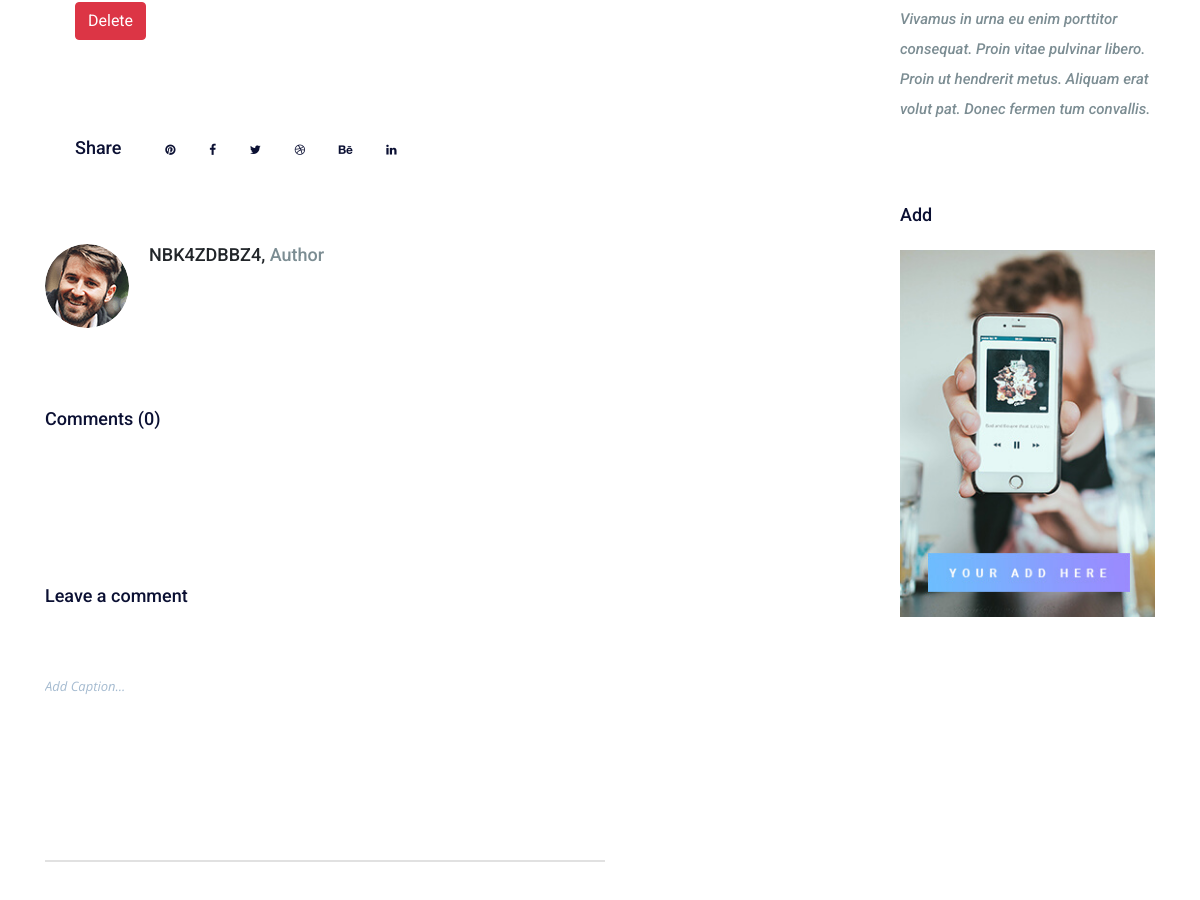
Before: /Blog/postitem/2 (middle part) with the older database file.
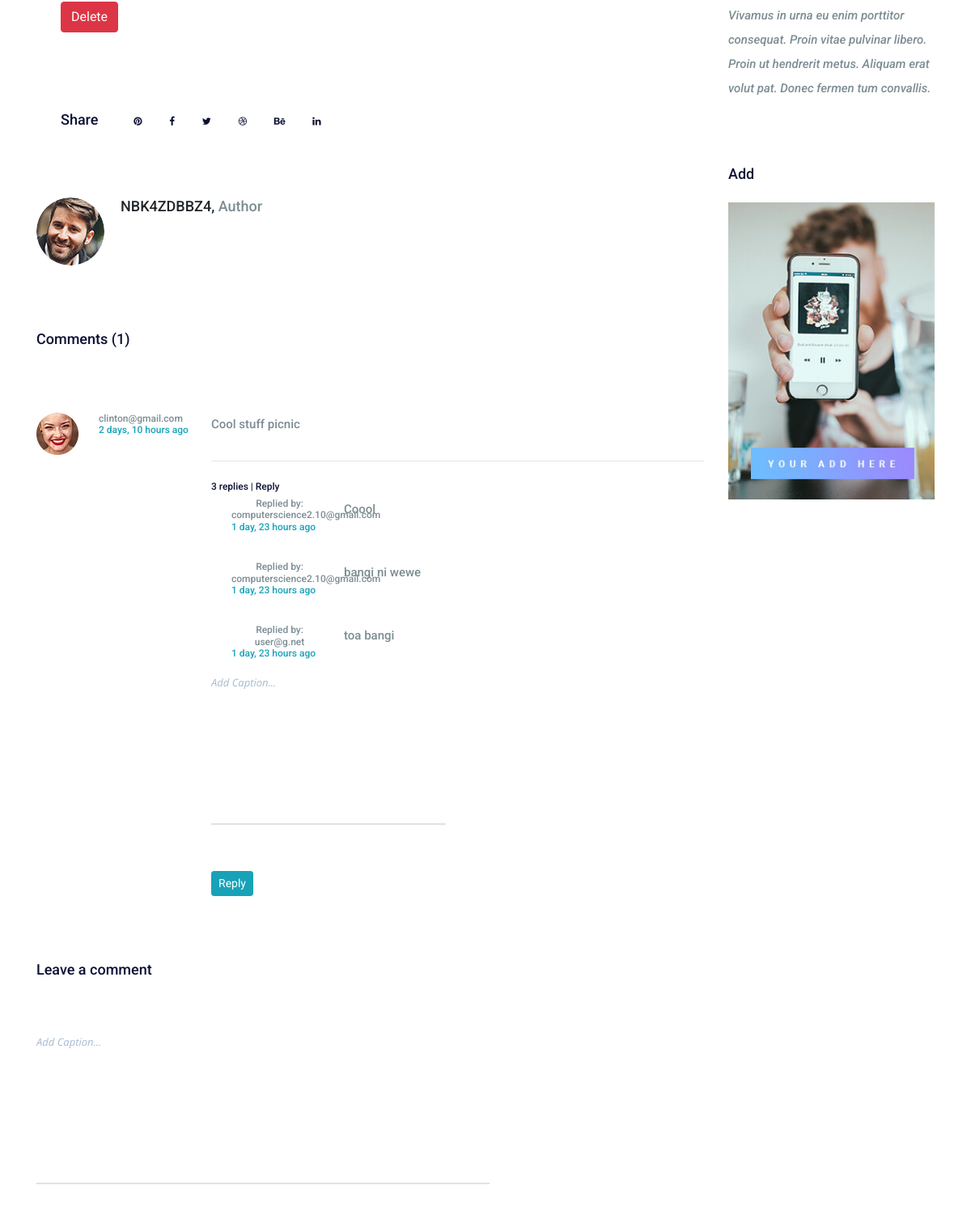
After: the same page with the newer database file.
### Blog/models.py (models this page shows, shortened)
class Post(models.Model):
    title = models.CharField(max_length = 100)
    author = models.CharField(max_length = 100)
    description = models.TextField(blank=True)
    created_at = models.DateTimeField(default = datetime.now, blank = True)
    photo = models.ImageField(upload_to = 'photos/blogphotos/', null = True, blank = True)
    @property
    def comments(self):
        instance = self
        qs = Comment.objects.filter_by_instance(instance)
        return qs
    @property
    def get_content_type(self):
        instance = self
        content_type = ContentType.objects.get_for_model(instance.__class__)
        return content_type

### comments/models.py (models this page shows, shortened)
class Comment(models.Model):
    user = models.ForeignKey(settings.AUTH_USER_MODEL, default = 1, on_delete=models.CASCADE)
    content_type = models.ForeignKey(ContentType, on_delete=models.CASCADE, null = True)
    object_id = models.PositiveIntegerField(null=True)
    content_object = GenericForeignKey('content_type', 'object_id')
    parent = models.ForeignKey("self", blank=True, null=True, on_delete=models.CASCADE)
    content = models.TextField(blank=True, null=True)
    timestamp = models.DateTimeField(auto_now_add=True)
    objects = CommentManager()
    class Meta:
        ordering = ['-timestamp']
    def children(self):#comments replies
        return Comment.objects.filter(parent=self)

### accounts/models.py (models this page shows, shortened)
class User(AbstractBaseUser):
    email = models.EmailField(unique = True)
    full_name = models.CharField(max_length = 254, blank=True, null=True)
    admission_number = models.CharField(max_length = 254, blank=True, null=True)
    university = models.CharField(max_length = 254, blank=True, null=True)
    username = models.CharField(max_length = 254, blank=True, null=True)
    phone_number = models.CharField(max_length = 254, blank=True, null=True)
    active = models.BooleanField(default=True)
    staff = models.BooleanField(default=False)
    admin = models.BooleanField(default=False)
    timestamp = models.DateTimeField(auto_now_add=True)
    USERNAME_FIELD = 'email'
    REQUIRED_FIELDS = ['full_name', 'admission_number', 'university', 'username', 'phone_number', ]
    objects = UserManager()
    def __str__(self):
        return self.email

### Blog/views.py (the view, shortened to what this page needs)
# urls.py: path('postitem/<id>', views.post_item, name = 'post_item'),
def post_item(request, id):
    instance = get_object_or_404(Post, id=id)
    initial_data = {
        "content_type": instance.get_content_type,
        "object_id": instance.id
    }
    form = CommentForm(request.POST or None, initial = initial_data)
    comments = instance.comments
    context = {
        'instance': instance,
        'comments': comments,
        'comment_form': form,
    }
    return render(request, "post_item.html", context)

### comments/forms.py
class CommentForm(forms.Form):
    content_type = forms.CharField(widget = forms.HiddenInput)
    object_id = forms.IntegerField(widget = forms.HiddenInput)
    content = forms.CharField(label = "", widget = forms.Textarea(attrs={'placeholder': 'Add Caption...', 'class': 'form-control'}))

### comments/models.py (called while the page is built)
    def filter_by_instance(self, instance):
        content_type = ContentType.objects.get_for_model(instance.__class__)
        obj_id = instance.id
        qs = super(CommentManager, self).filter(content_type = content_type, object_id = obj_id).filter(parent = None)
        return qs

### Blog/templates/post_item.html (shortened to what this page needs)
{% extends "blog/base.html" %}
{% load static %}
{% block content %}
<section class="blog_main_area p_100">
    <div class="container">
        <div class="row">
            <div class="col-lg-9">
                <div class="single_blog_inner">
                    <div class="s_blog_main">
                        <div class="blog_text">
                            <div class="blog_author">
                                <form method="POST" action="{% url 'delete_post' instance.id %}">
                                    <button type="submit" class="btn btn-danger btn-xs">Delete</button>
                                </form>
                            </div>
                        </div>
                    </div>
                    <div class="s_blog_social">
                        <h3>Share</h3>
                        <ul>
                            <li><a href="#"><i class="fa fa-pinterest" aria-hidden="true"></i></a></li>
                            <li><a href="#"><i class="fa fa-facebook" aria-hidden="true"></i></a></li>
                            <li><a href="#"><i class="fa fa-twitter" aria-hidden="true"></i></a></li>
                            <li><a href="#"><i class="fa fa-dribbble" aria-hidden="true"></i></a></li>
                            <li><a href="#"><i class="fa fa-behance" aria-hidden="true"></i></a></li>
                            <li><a href="#"><i class="fa fa-linkedin" aria-hidden="true"></i></a></li>
                        </ul>
                    </div>
                    <div class="blog_author">
                        <div class="media">
                            <div class="d-flex">
                                <img class="rounded-circle" src="{% static 'img/blog/blog-author.png' %}" alt="">
                            </div>
                            <div class="media-body">
                                <h4>{{ instance.author }}, <span>Author</span></h4>
                            </div>
                        </div>
                    </div>
                    <div class="blog_comment">
                        <h3>Comments ({{comments.count}})</h3>
                        {% for comment in comments%}
                        <div class="media">
                            <img src="{% static 'img/comment/comment-1.png' %}" alt="">
                            <div class="d-flex">
                                <h5>{{comment.user}}</h5>
                                <h5 class="text-info">{{comment.timestamp|timesince}} ago</h5>
                            </div>
                            <div class="media-body">
                                <p>{{comment.content}}</p>
                                <hr>
                                <a href="#" id="comment-reply-btn">
                                    {% if comment.children.count > 0 %}
                                        {{ comment.children.count}} replies |
                                    {%endif%}
                                    Reply
                                </a>
                                <div id="comment-reply">
                                        {% for child_comment in comment.children %}
                                        <div class="media">
                                            <div class="d-flex">
                                                <h5 class="text-center">Replied by: {{child_comment.user}}</h5>
                                                <h5 class="text-info">{{child_comment.timestamp|timesince}} ago</h5>
                                            </div>
                                            <div class="media-body">
                                                <p>{{child_comment.content}}</p>
                                            </div>
                                        </div>
                                        {% endfor %}
                                    <form style="height: 5%;" class="row contact_us_form" action="{% url 'post_item' instance.id %}" method="POST" id="contactForm">
                                        <div class="form-group col-sm-6" style="margin-top: -15%; height: 10%;">
                                            {{ comment_form.content }}
                                        </div>
                                        <div class="form-group col-sm-12">
                                        </div>
                                        <div class="form-group col-sm-12">
                                        </div>
                                        <div class="form-group col-sm-12">
                                            <button type="submit" value="comment" class="btn btn-sm btn-info">Reply</button>
                                        </div>
                                    </form>
                                </div>
                            </div>
                        </div>
                        {% endfor %}
                    </div>
                    <div class="blog_comment_form">
                        <h3>Leave a comment</h3>
                        <form class="row contact_us_form" action="{% url 'post_item' instance.id %}" method="POST" id="contactForm">
                            <div class="form-group col-sm-12">
                                {{ comment_form.content }}
                            </div>
                            <div class="form-group col-sm-12">
                            </div>
                            <div class="form-group col-sm-12">
                            </div>
                        </form>
                    </div>
                </div>
            </div>
            <div class="col-lg-3">
                <div class="blog_right_sidebar">
                    <aside class="r_widget quote_widget">
                        <p>Vivamus in urna eu enim porttitor consequat. Proin vitae pulvinar libero. Proin ut hendrerit
                            metus. Aliquam erat volut pat. Donec fermen tum convallis.</p>
                    </aside>
                    <aside class="r_widget add_widget">
                        <div class="r_w_title">
                            <h3>Add</h3>
                        </div>
                        <img class="img-fluid" src="{% static 'img/add.jpg' %}" alt="">
                    </aside>
                </div>
            </div>
        </div>
    </div>
</section>
{% endblock %}

### Blog/templates/blog/base.html (shortened to what this page needs)
<!DOCTYPE html>
<html lang="en">
<head>
     {% load static %}
    <link href="{% static 'css/font-awesome.min.css' %}" rel="stylesheet">
    <link href="{% static 'css/bootstrap.min.css' %}" rel="stylesheet">
    <link href="{% static 'vendors/revolution/css/settings.css' %}" rel="stylesheet">
    <link href="{% static 'vendors/revolution/css/layers.css' %}" rel="stylesheet">
    <link href="{% static 'vendors/revolution/css/navigation.css' %}" rel="stylesheet">
    <link href="{% static 'vendors/owl-carousel/owl.carousel.min.css' %}" rel="stylesheet">
    <link href="{% static 'css/style.css' %}" rel="stylesheet">
    <link href="{% static 'css/responsive.css' %}" rel="stylesheet">
</head>
<body>
    {% block content %}
    {% endblock %}
</body>
</html>

### Blog/templates/blog/navbar.html (shortened to what this page needs)
{% load static %}

### accounts/static/css/style.css (style rules this page uses)
ul { list-style: none; margin: 0px; padding: 0px; }
a { text-decoration: none; }
body { line-height: 28px; font-size: 15px; font-family: "Roboto", sans-serif; font-weight: 500; }
body, p, h1, h2, h3, h4, h5, h6 { margin: 0px; padding: 0px; }
.p_100 { padding: 100px 0px; }
i:before { margin-left: 0px !important; }
.contact_us_form { margin-top: 100px; }
.contact_us_form .form-group { margin-bottom: 5px; }
.contact_us_form .form-group textarea { height: 200px; border: none; border-bottom: 2px solid #e1e1e1; border-radius: 0px; padding: 15px 0px; outline: none; -webkit-box-shadow: none; box-shadow: none; font-size: 13px; font-family: "Open Sans", sans-serif; font-style: italic; color: #a5bbd0; resize: none; }
.contact_us_form .form-group:last-child { margin-top: 40px; }
.blog_text { padding: 40px 30px 65px 30px; }
.blog_text .blog_author { padding-bottom: 30px; }
.r_widget { margin-bottom: 80px; }
.r_widget:last-child { margin-bottom: 0px; }
.r_w_title { padding-bottom: 25px; }
.r_w_title h3 { font-size: 18px; font-weight: 500; font-family: "Roboto", sans-serif; color: #0b1033; }
.quote_widget p { font-family: "Roboto", sans-serif; font-weight: 500; font-style: italic; color: #7c8d93; line-height: 30px; font-size: 15px; padding-top: 25px; }
.s_blog_social { padding-bottom: 80px; padding-left: 30px; }
.s_blog_social h3 { font-size: 18px; color: #0b1033; font-family: "Roboto", sans-serif; font-weight: 500; display: inline-block; }
.s_blog_social ul { display: inline-block; }
.s_blog_social ul li { display: inline-block; margin-left: 30px; }
.s_blog_social ul li a { font-size: 12px; color: #0b1033; }
.s_blog_social ul li:first-child { margin-left: 40px; }
.blog_author .media { vertical-align: middle; }
.blog_author .media .d-flex { padding-right: 20px; -ms-flex-item-align: center; align-self: center; }
.blog_author .media .media-body h4 { font-size: 18px; font-family: "Roboto", sans-serif; font-weight: 500; padding-bottom: 25px; }
.blog_author .media .media-body h4 span { color: #7c8d93; }
.blog_comment h3 { font-size: 18px; font-family: "Roboto", sans-serif; font-weight: 500; color: #0b1033; padding-bottom: 80px; padding-top: 80px; }
.blog_comment .media { margin-bottom: 35px; }
.blog_comment .media .d-flex { display: block !important; padding: 0px 0px 0px 25px; max-width: 144px; width: 100%; }
.blog_comment .media .d-flex h5 { color: #7c8d93; font-family: "Roboto", sans-serif; font-weight: 500; font-size: 12px; display: block; }
.blog_comment .media .media-body { padding-left: 20px; }
.blog_comment .media .media-body p { color: #7c8d93; font-family: "Roboto", sans-serif; font-weight: 500; font-size: 15px; line-height: 28px; padding-bottom: 15px; }
.blog_comment .media .media-body a { color: #0b1033; font-family: "Roboto", sans-serif; font-weight: 500; font-size: 12px; }
.blog_comment .media:last-child { margin-bottom: 0px; }
.blog_comment_form { max-width: 560px; }
.blog_comment_form h3 { font-size: 18px; font-family: "Roboto", sans-serif; font-weight: 500; color: #0b1033; padding: 75px 0px 55px 0px; }
.blog_comment_form .contact_us_form { margin-top: 0px; }

Changed rows visible on the page:
added Comment: user "clinton@gmail.com", timestamp "2 days, 10 hours", content "Cool stuff picnic", children.count "3", shown under "Comments (1)"
added Comment: user "computerscience2.10@gmail.com", timestamp "1 day, 23 hours", content "Coool", shown under "clinton@gmail.com"
added Comment: user "computerscience2.10@gmail.com", timestamp "1 day, 23 hours", content "bangi ni wewe", shown under "clinton@gmail.com"
added Comment: user "user@g.net", timestamp "1 day, 23 hours", content "toa bangi", shown under "clinton@gmail.com"
Other visible differences:
{{ comments.count }}: "0" → "1"
